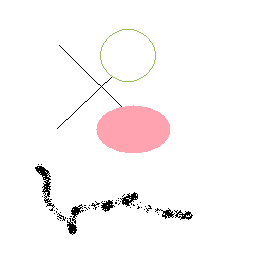
%> input picture U1/Image2.bmp, 256 x 256 px
$ octave U2.m   (GNU Octave 9; MATLAB toolbox functions it lacks are replaced by stand-ins)
%> lines starting %> are read from the running program, lines starting %| are printed output that depends on the picture
clc; clear variables; close all; format long g

% Load the image
originalImage = imread('image2.bmp');
%> originalImage is the input picture: size 256x256x3 uint8; mean R, G, B 250.7, 246.9, 247.3

% Display the uncompressed image
figure(1)
imshow(originalImage);
title('Uncompressed Image');

% Compression factor
q = 50;

% Extract RGB components and convert from uint8 to double
R = double(originalImage(:,:,1));
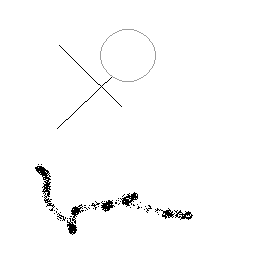
%> R: size 256x256 double; min 0, max 255, mean 250.7
G = double(originalImage(:,:,2));
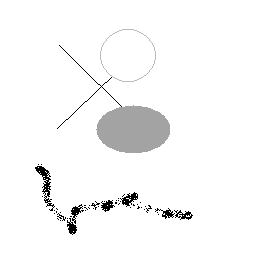
%> G: size 256x256 double; min 0, max 255, mean 246.9
B = double(originalImage(:,:,3));

% Transformation RGB to YCBCR
Y =   0.2990 * R + 0.5870 * G + 0.1140 * B;
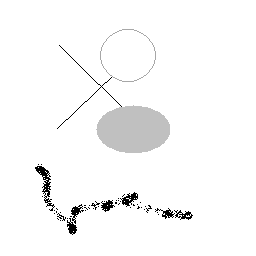
%> Y: size 256x256 double; min 0, max 255, mean 248.1
CB = -0.1687 * R - 0.3313 * G + 0.5000 * B + 128;
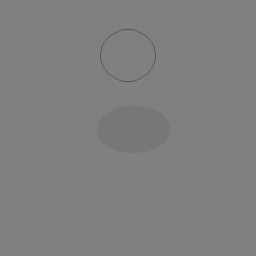
%> CB: size 256x256 double; min 88.06, max 128, mean 127.6
CR =  0.5    * R - 0.4187 * G - 0.0813 * B + 128;
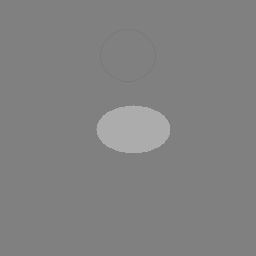
%> CR: size 256x256 double; min 120.3, max 172.9, mean 129.9

% Quantisation matrix
Qy = [16  11  10  16  24  40  51  61
      12  12  14  19  26  58  60  55
      14  13  16  24  40  87  69  56
      14  17  22  29  51  87  80  62
      18  22  37  26  68 109 103  77
      24  35  55  64  81 104 113  92
      49  64  78  87 103 121 120 101
      72  92  95  98 112 100 103  99];

% Chrominance matrix
Qc = [17 18 24 47 66 99 99 99
      18 21 26 66 99 99 99 99
      24 26 56 99 99 99 99 99
      47 69 99 99 99 99 99 99
      99 99 99 99 99 99 99 99
      99 99 99 99 99 99 99 99
      99 99 99 99 99 99 99 99
      99 99 99 99 99 99 99 99];

% Update quantisation matrices according to q
Qc = (50*Qc)/q;
Qy = (50*Qy)/q;

% Process input easter by sub-matrices
[m, n] = size(Y);
%> m = 256; n = 256

% JPEG compression
%> (the run ends here)
